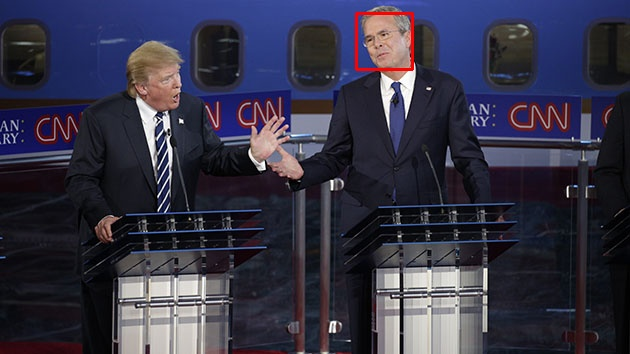
#> input picture server/faces_gop_debate.jpeg, 630 x 354 px
$ python face_img.py faces_gop_debate.jpeg gop_debate.jpeg
#> lines starting #> are read from the running program, lines starting #| are printed output that depends on the picture; after the words box and inside, x2 and y2 are one past the last pixel; in counts of white or black regions, pixels touching at a corner belong together
import numpy as np
import cv2
import sys

imagePath = sys.argv[1]
opencvPath = sys.argv[2]

face_cascade = cv2.CascadeClassifier(opencvPath + 'data/haarcascades/haarcascade_frontalface_default.xml')
eye_cascade = cv2.CascadeClassifier(opencvPath + 'data/haarcascades/haarcascade_eye.xml')

img = cv2.imread(imagePath)
#> img is the input picture: shape (354, 630, 3); mean B, G, R 69.1, 51.3, 52.9
gray = cv2.cvtColor(img, cv2.COLOR_BGR2GRAY)
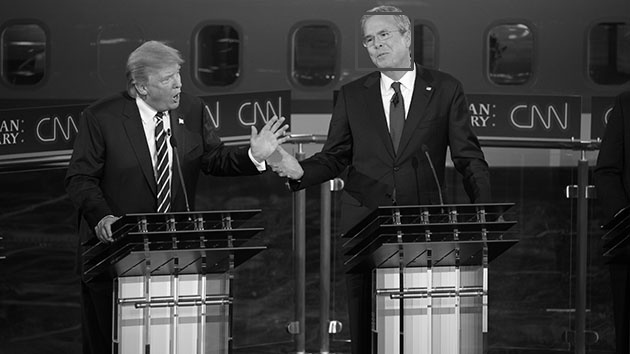
#> gray: shape (354, 630); min 0, max 255, mean 53.8

faces = face_cascade.detectMultiScale(gray, 1.3, 5)
#> faces = [[359, 15, 52, 52]]
for (x,y,w,h) in faces:
    cv2.rectangle(img,(x,y),(x+w,y+h),(0,0,255),2)
    roi_gray = gray[y:y+h, x:x+w]
    roi_color = img[y:y+h, x:x+w]
    eyes = eye_cascade.detectMultiScale(roi_gray)
    for (ex,ey,ew,eh) in eyes:
        cv2.rectangle(roi_color,(ex,ey),(ex+ew,ey+eh),(0,0,0),2)
#> this loop made 1 pass
#> pass 1, `roi_gray = gray[y:y+h, x:x+w]`:
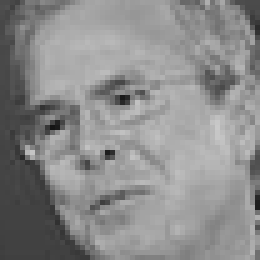
#> roi_gray: shape (52, 52) (shown 5 times larger); min 21, max 201, mean 139.4
#> pass 1, `roi_color = img[y:y+h, x:x+w]`:
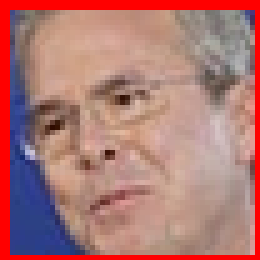
#> roi_color: shape (52, 52, 3) (shown 5 times larger); mean B, G, R 116.4, 120.1, 175.5
#> after the loop:
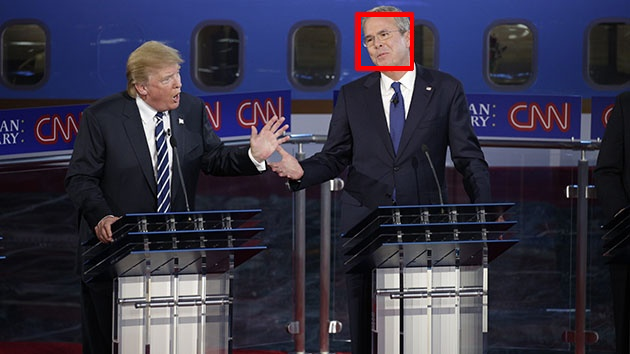
#> img: shape (354, 630, 3); 0.28% of pixels changed, all inside (x1, y1, x2, y2) = (358, 14, 413, 69)

cv2.imshow('img',img)
cv2.waitKey(0)
cv2.destroyAllWindows()

cv2.imwrite("faces_" + imagePath, img)
